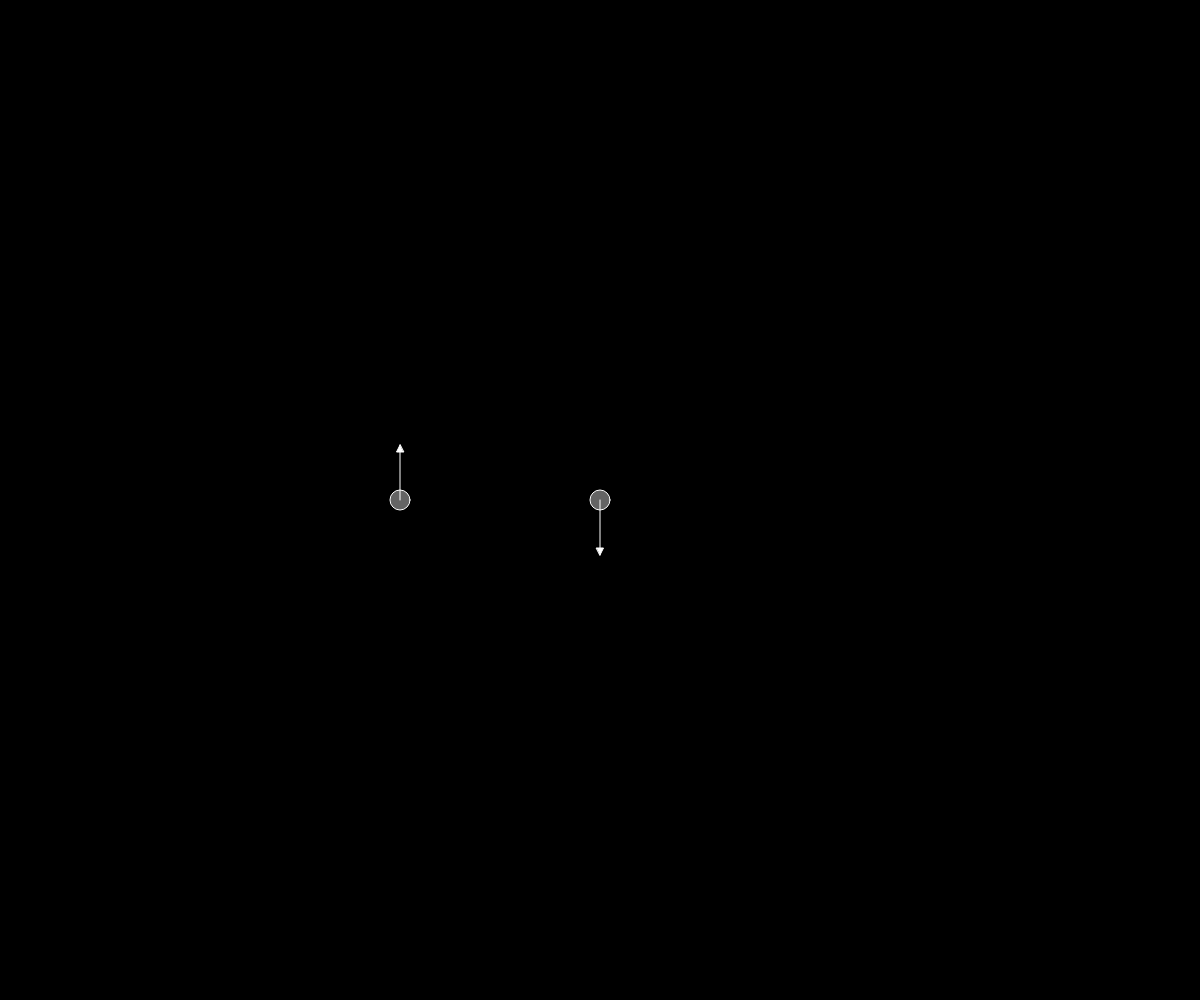
Frame 1 (no input)
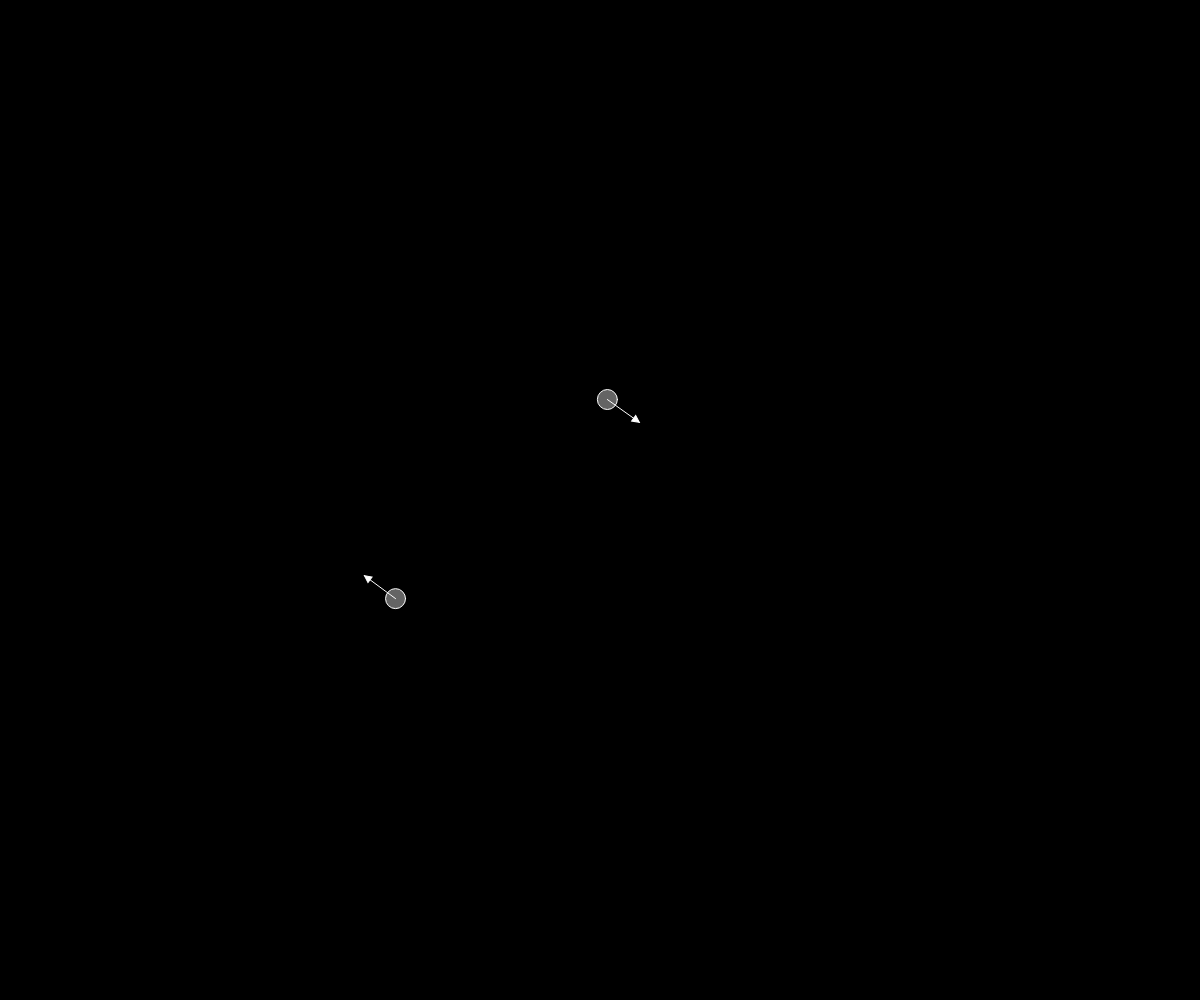
Frame 60 (no input)
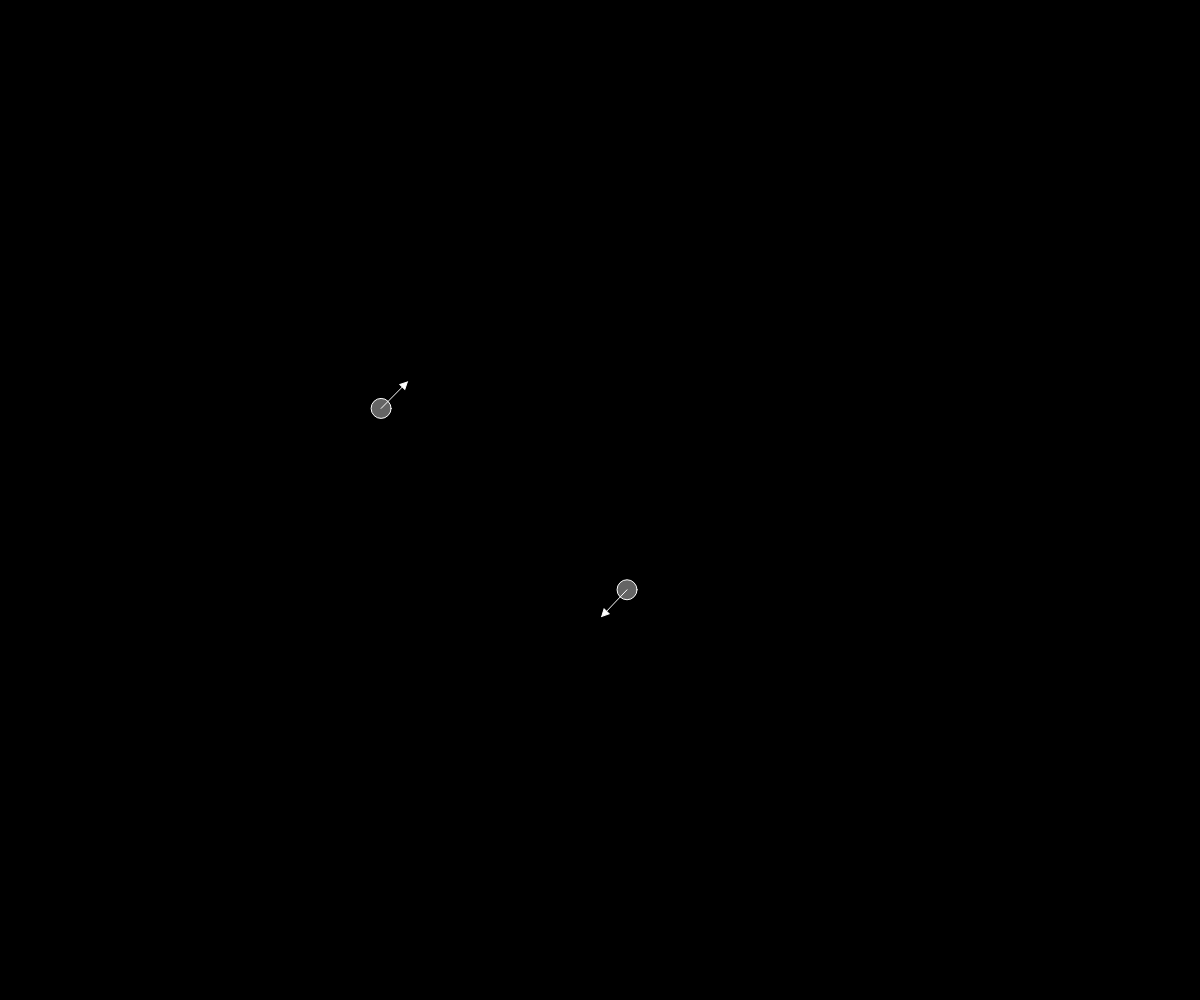
Frame 120 (the mouse pressed at the canvas centre since frame 60)

The p5.js sketch that drew these frames (run headless with seeded random() and noise() and a simulated clock; from frame 60 on, the mouse is pressed at the canvas centre):

// p5.js sketch
// ── sketch.js
var bodiesFuture = [];
var bodiesPresent = [];
let cont = 0;

function logBodies(bodies){
    for(let body of bodies){
        body.log()
    }
}

function logAllBodies(){
    console.log('bodiesFuture');
    logBodies(bodiesFuture)
    console.log('bodiesPResent');
    logBodies(bodiesPresent)
}


function setup() {
    console.log(JSON.stringify(bodiesFuture))
    createCanvas(windowWidth, windowHeight);
    console.log(windowHeight, windowWidth)
    let b2 = new Body(1, 1000, 10, windowWidth / 3.0, windowHeight / 2.0, 0, -55);
    // console.log('b2', b2);
    let b1 = new Body(2, 1000, 10, windowWidth / 2.0, windowHeight / 2.0, 0, 55);
    let b3 = new Body(2, 1000, 10, windowWidth / 4.0, windowHeight / 4.0, 0, 0);
    // console.log('b1', b1);
    bodiesFuture.push(b2);
    bodiesFuture.push(b1);
    // bodiesFuture.push(b3);

    bodiesPresent = [...bodiesFuture];
    console.log('in setup')
    logAllBodies();
    

    // noLoop();
}

function draw() {
    background(0);
    // console.log(cont)
    // logAllBodies();
    for (let body of bodiesPresent) {
        body.display();
    }

    for (let body of bodiesFuture) {
        // console.log('originalBodies:', bodiesPresent);
        // body.r = 2
        body.updateR(bodiesPresent);
    }

    for (let body of bodiesFuture) {
        body.updateVelocity(bodiesFuture);
    }

    bodiesPresent = [...bodiesFuture];

    // if(cont<3){
    //     loop();
    // }
    // console.log('before exit')
    // logAllBodies()
    cont = cont + 1;
}

function windowResized() {
    resizeCanvas(windowWidth, windowHeight);
}
// ── body.js
function drawArrow(base, vec, myColor) {
    push();
    stroke(myColor);
    strokeWeight(1);
    fill(myColor);
    translate(base.x, base.y);
    line(0, 0, vec.x, vec.y);
    rotate(vec.heading());
    let arrowSize = 7;
    translate(vec.mag() - arrowSize, 0);
    triangle(0, arrowSize / 2, 0, -arrowSize / 2, arrowSize, 0);
    pop();
}


class Body {
    constructor(id, m, r, x, y, vx, vy) {
        // console.log('x,y', x, y,);
        this.id = id;
        this.m = m;
        this.radius = r;
        this.v = createVector(vx, vy);
        this.vhalf = null;
        this.r = createVector(x, y);
        // console.log('r vector:', this.r);
        this.deltat = 0.1;
        this.G = 1000;
        // console.log(this);
    }

    logVector(vector) {
        let logObj = { 'x': vector == null ? null : vector.x, 'y': vector == null ? null : vector.y }
        return JSON.parse(JSON.stringify(logObj))
    }
    log() {
        const objToLog = {
            'id': this.id, 'm': this.m, 'radius': this.radius,
            'v': this.logVector(this.v), 'vhalf': this.logVector(this.vhalf),
            'r': this.logVector(this.r), 'rnext': this.logVector(this.rnext), 'deltat': this.deltat, 'G': this.G
        }

        console.log(JSON.parse(JSON.stringify(objToLog)))
    }


    display() {
        stroke(255);
        fill(255, 100);
        ellipse(this.r.x, this.r.y, this.radius * 2, this.radius * 2);

        this.v.mag() !== 0 && drawArrow(this.r, this.v, 255);
    }

    distance(body2) {
        return Math.sqrt((this.r.x - body2.pos.x)(this.r.x - body2.pos.x) + (this.r.y - body2.pos.y) * (this.r.y - body2.pos.y));
    }

    overlaps(body2) {
        console.log('overlaps')
        const distance = this.distance(body2);
        return (this.radius + body2.r) >= distance;
    }

    force(body2, presentPosition) {
        // console.log(body2);
        if (this.id == body2.id) { return createVector(0, 0) }

        // console.log('force for body', this.id, 'and', body2.id)
        // this.log()
        const r21 = body2.r.copy().sub(presentPosition ? this.r : this.rnext);
        // console.log('r21', r21);
        // this.log()
        // body2.log()
        let f21 = r21.copy().normalize();
        // console.log('r21 vector:', r21, r21.magSq());
        const forceMag = this.m * body2.m * this.G / r21.magSq();

        const returnForceVect = f21.mult(forceMag);
        // console.log('force:', returnForceVect)
        // console.log('forceMag', forceMag)
        return returnForceVect;
    }

    getAcceleration(bodies, presentPosition = true) {
        // console.log('accel for id:', this.id)
        // console.log('accel body')
        // this.log();
        let a = createVector(0, 0);
        for (let body of bodies) {
            const df = this.force(body, presentPosition);
            a = a.add(df.div(this.m));
        }
        // console.log('acceleration:', a)
        return a;
    }
    updateR(bodies) {
        // console.log('Update r with id:', this.id);

        const a = this.getAcceleration(bodies);

        this.vhalf = this.v.copy().add(a.mult(this.deltat / 2));
        this.rnext = this.r.copy().add(this.vhalf.copy().mult(this.deltat));

    }

    updateVelocity(bodies) {
        // console.log('Update velocity for id', this.id);
        const a = this.getAcceleration(bodies, false);
        this.v = this.vhalf.copy().add(a.mult(this.deltat / 2));
        this.r = this.rnext.copy();
    }
}


class Coso {
    constructor(a) {
        this.a = a
    }

    updateA(items) {
        this.a = items.length;
    }
}
